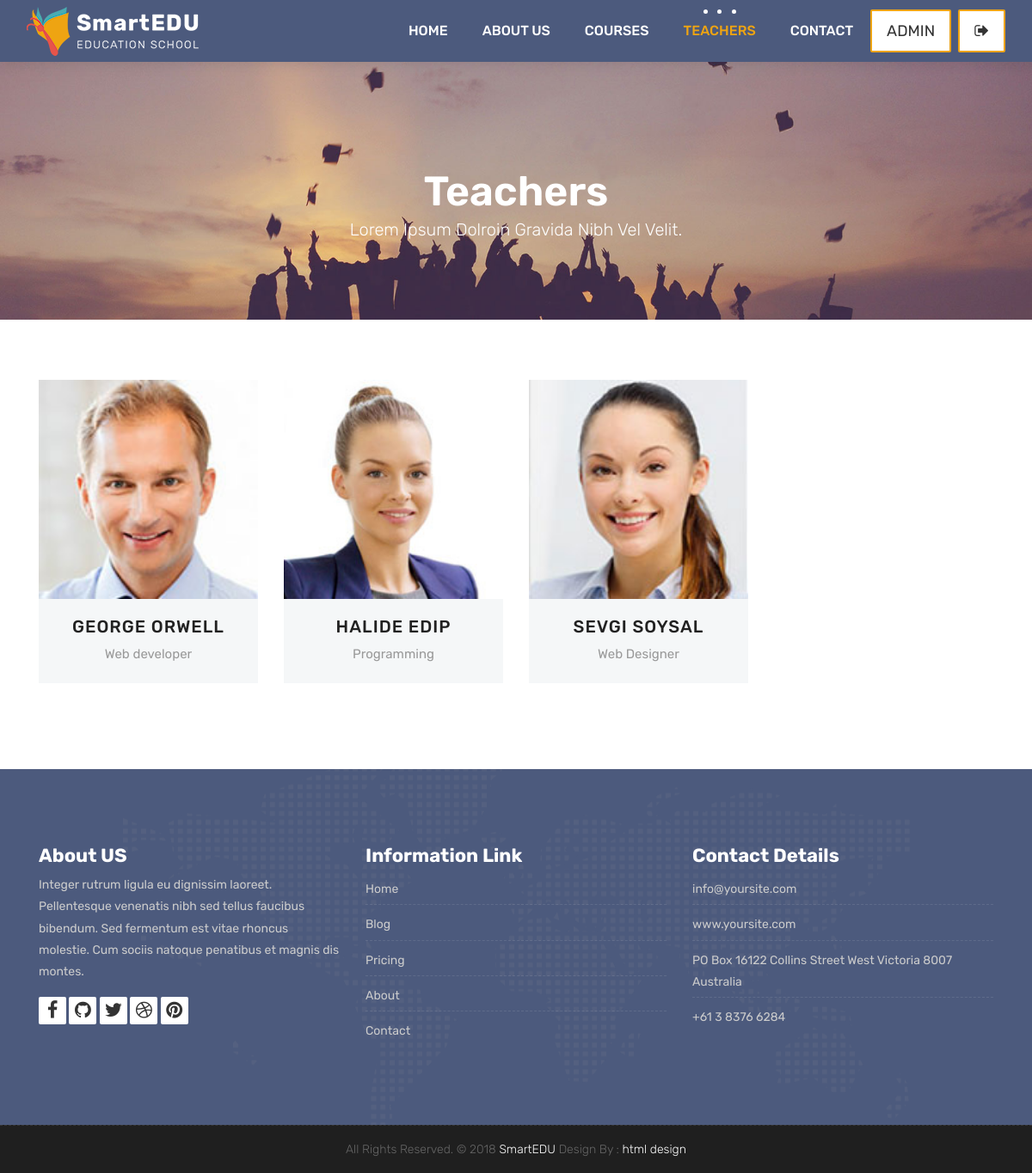
/teachers/ (signed in), run on the app's committed database.
### teachers/models.py (models this page shows, shortened)
class Teacher(models.Model):
     name=models.CharField(max_length=50)
     title=models.CharField(max_length=50)
     description=models.TextField(blank=True)
     image = models.ImageField(upload_to="courses/%Y/%m/%d/")
     facebook=models.URLField(max_length=100, blank=True)
     twitter=models.URLField(max_length=100, blank=True)
     linkedin=models.URLField(max_length=100, blank=True)
     youtube=models.URLField(max_length=100, blank=True)

### teachers/views.py (the view)
# urls.py: path('', TeacherListView.as_view(), name="teachers"),
class  TeacherListView(ListView):
   model=Teacher
   template_name='teachers.html'
   context_object_name='teachers'

### templates/teachers.html (shortened to what this page needs)
{% extends 'partials/_base.html' %}
{% block content %}
{% load static %}
	<div class="all-title-box">
		<div class="container text-center">
			<h1>Teachers<span class="m_1">Lorem Ipsum dolroin gravida nibh vel velit.</span></h1>
		</div>
	</div>
	<div id="teachers" class="section wb">
        <div class="container">
            <div class="row">
				{% for teacher in teachers %}
				<div class="col-lg-3 col-md-6 col-12">
					<div class="our-team">
						<div class="team-img">
							<img src="{{teacher.image.url}}">
						</div>
						<div class="team-content">
							<h3 class="title"><a href="{% url 'teacher_detail' teacher.pk  %}">{{teacher.name}}</a></h3>
							<span class="post">{{teacher.title}}</span>
						</div>
					</div>
				</div>
                {% endfor %}
            </div>
        </div>
    </div>
{% endblock %}

### templates/partials/_navbar.html (shortened to what this page needs)
	{% load static %}
	<header class="top-navbar">
		<nav class="navbar navbar-expand-lg navbar-light bg-light">
			<div class="container-fluid">
				<a class="navbar-brand" href="{% url 'index' %}">
					<img src="{% static 'images/logo.png' %}" alt="" />
				</a>
				<div class="collapse navbar-collapse" id="navbars-host">
					<ul class="navbar-nav ml-auto">
						<li class="nav-item {% if request.path == '/' %} active {% endif %}">
							<a class="nav-link" href="{% url 'index' %}">Home</a>
						</li>
						<li class="nav-item {% if 'about' in request.path %} active {% endif %}">
							<a class="nav-link" href="{% url 'about' %}">About Us</a>
						</li>
						<li class="nav-item {% if 'courses' in request.path %} active {% endif %}">
							<a class="nav-link" href="{% url 'courses' %}">Courses</a>
						</li>
						<li class="nav-item {% if 'teachers' in request.path %} active {% endif %}">
							<a class="nav-link" href="{% url 'teachers' %}">Teachers</a>
						</li>
						<li class="nav-item {% if 'contact' in request.path %} active {% endif %}">
							<a class="nav-link" href="{% url 'contact' %}">Contact</a>
						</li>
					</ul>
					<ul class="nav navbar-nav navbar-right">
						{% if user.is_authenticated %}
						<li><a class="hover-btn-new log orange mr-2" href="{% url 'dashboard'%}" ><span>{{ user.username }}</span></a></li>
						<li>
							<a class="hover-btn-new log orange" href="javascript:void(0);" onclick="document.getElementById('logout').submit();">
								<span><i class="fa fa-sign-out"></i></span>
							</a>
						</li>
						{% else %}
						<li><a class="hover-btn-new log orange mr-2" href="{% url 'login'%}" ><span><i class="fa fa-sign-in"></i></span></a></li>
						<li><a class="hover-btn-new log orange " href="{% url 'register'%}" ><span><i class="fa fa-user-plus"></i></span></a></li>
						{% endif %}
					</ul>
				</div>
			</div>
		</nav>
	</header>

### data on the page
Teacher: image (picture), name "GEORGE ORWELL", title "Web developer"
Teacher: image (picture), name "HALIDE EDIP", title "Programming"
Teacher: image (picture), name "SEVGI SOYSAL", title "Web Designer"

### other printed values
{{ user.username }} "ADMIN"
